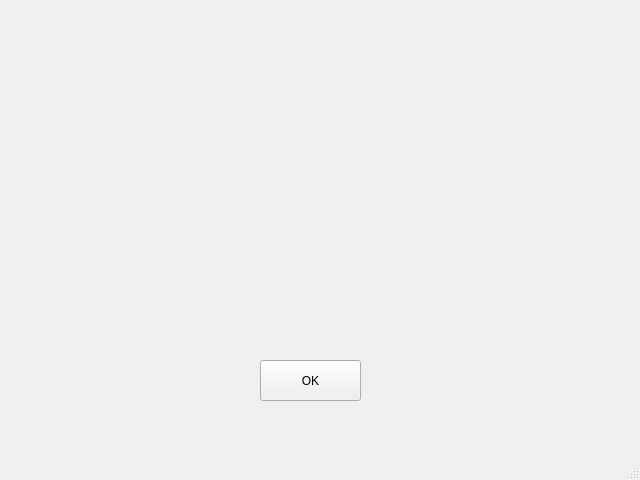
<?xml version="1.0" encoding="UTF-8"?>
<ui version="4.0">
 <class>FinalWindow</class>
 <widget class="QMainWindow" name="FinalWindow">
  <property name="geometry">
   <rect>
    <x>0</x>
    <y>0</y>
    <width>640</width>
    <height>480</height>
   </rect>
  </property>
  <property name="windowTitle">
   <string>MainWindow</string>
  </property>
  <widget class="QWidget" name="centralwidget">
   <widget class="QPushButton" name="pushButton">
    <property name="geometry">
     <rect>
      <x>260</x>
      <y>360</y>
      <width>101</width>
      <height>41</height>
     </rect>
    </property>
    <property name="text">
     <string>OK</string>
    </property>
   </widget>
  </widget>
  <widget class="QMenuBar" name="menubar">
   <property name="geometry">
    <rect>
     <x>0</x>
     <y>0</y>
     <width>640</width>
     <height>21</height>
    </rect>
   </property>
  </widget>
  <widget class="QStatusBar" name="statusbar"/>
 </widget>
 <resources/>
 <connections/>
</ui>
